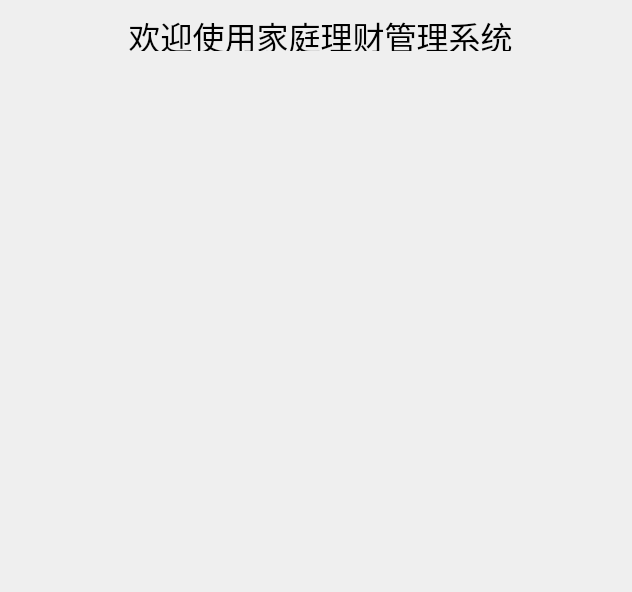
<?xml version="1.0" encoding="UTF-8"?>
<ui version="4.0">
 <class>page_mainClass</class>
 <widget class="QWidget" name="page_mainClass">
  <property name="geometry">
   <rect>
    <x>0</x>
    <y>0</y>
    <width>632</width>
    <height>592</height>
   </rect>
  </property>
  <property name="windowTitle">
   <string>page_main</string>
  </property>
  <property name="styleSheet">
   <string notr="true">#widget_todo,#widget_show_chart
{
	border:2px solid black;
	border-radius:10px;
}
/*-------------------QPushButton------------------*/
/* 普通状态 */
QPushButton {
    font-size: 16px;
    border: 2px solid black;
    border-radius: 10px;
    background-color: qlineargradient(spread:reflect, x1:0.149877, y1:0.409, x2:0.958, y2:1, stop:0.254545 rgba(245, 178, 190, 255), stop:0.686631 rgba(108, 211, 250, 255), stop:1 rgba(255, 255, 255, 249))

}

/* 鼠标悬浮时 */
QPushButton:hover {
    background-color:qlineargradient(spread:pad, x1:0, y1:0, x2:1, y2:0, stop:0 rgba(245, 224, 176, 255), stop:0.09 rgba(246, 189, 237, 255), stop:0.14 rgba(194, 207, 246, 255), stop:0.19 rgba(184, 160, 168, 255), stop:0.25 rgba(171, 186, 248, 255), stop:0.32 rgba(243, 248, 224, 255), stop:0.385 rgba(249, 162, 183, 255), stop:0.47 rgba(100, 115, 124, 255), stop:0.58 rgba(251, 205, 202, 255), stop:0.65 rgba(170, 128, 185, 255), stop:0.75 rgba(252, 222, 204, 255), stop:0.805 rgba(206, 122, 218, 255), stop:0.86 rgba(254, 223, 175, 255), stop:0.91 rgba(254, 236, 244, 255), stop:1 rgba(255, 191, 221, 255));

}

/* 按下时 */
QPushButton:pressed {
    background-color: qlineargradient(spread:reflect, x1:0.137798, y1:0.909, x2:0.965, y2:0.806818, stop:0.188073 rgba(245, 178, 190, 255), stop:0.686631 rgba(108, 211, 250, 255), stop:1 rgba(255, 255, 255, 249));
    border: 2px solid darkblue;
}

/*----------------------------------------------------*/</string>
  </property>
  <widget class="QLabel" name="label">
   <property name="geometry">
    <rect>
     <x>100</x>
     <y>20</y>
     <width>441</width>
     <height>31</height>
    </rect>
   </property>
   <property name="font">
    <font>
     <family>华文彩云</family>
     <pointsize>24</pointsize>
    </font>
   </property>
   <property name="text">
    <string>欢迎使用家庭理财管理系统</string>
   </property>
   <property name="alignment">
    <set>Qt::AlignmentFlag::AlignCenter</set>
   </property>
  </widget>
 </widget>
 <layoutdefault spacing="6" margin="11"/>
 <resources/>
 <connections/>
</ui>
